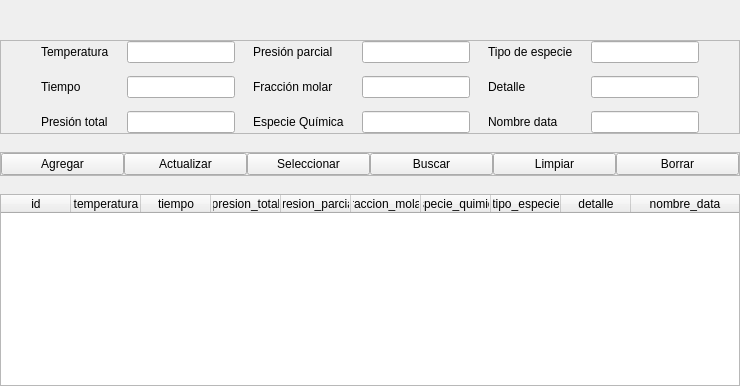
              <widget class="QWidget" name="ci_tab">
               <attribute name="title">
                <string>Condiciones Iniciales</string>
               </attribute>
               <layout class="QVBoxLayout" name="verticalLayout_23">
                <property name="spacing">
                 <number>0</number>
                </property>
                <property name="leftMargin">
                 <number>0</number>
                </property>
                <property name="topMargin">
                 <number>0</number>
                </property>
                <property name="rightMargin">
                 <number>0</number>
                </property>
                <property name="bottomMargin">
                 <number>0</number>
                </property>
                <item>
                 <layout class="QVBoxLayout" name="verticalLayout_9">
                  <property name="spacing">
                   <number>0</number>
                  </property>
                  <item>
                   <layout class="QVBoxLayout" name="verticalLayout_10">
                    <property name="spacing">
                     <number>0</number>
                    </property>
                    <item>
                     <spacer name="verticalSpacer_10">
                      <property name="orientation">
                       <enum>Qt::Vertical</enum>
                      </property>
                      <property name="sizeHint" stdset="0">
                       <size>
                        <width>20</width>
                        <height>40</height>
                       </size>
                      </property>
                     </spacer>
                    </item>
                    <item>
                     <widget class="QFrame" name="datos_frame_2">
                      <property name="frameShape">
                       <enum>QFrame::StyledPanel</enum>
                      </property>
                      <property name="frameShadow">
                       <enum>QFrame::Raised</enum>
                      </property>
                      <layout class="QHBoxLayout" name="horizontalLayout_17">
                       <property name="spacing">
                        <number>0</number>
                       </property>
                       <property name="leftMargin">
                        <number>0</number>
                       </property>
                       <property name="topMargin">
                        <number>0</number>
                       </property>
                       <property name="rightMargin">
                        <number>0</number>
                       </property>
                       <property name="bottomMargin">
                        <number>0</number>
                       </property>
                       <item>
                        <spacer name="horizontalSpacer_18">
                         <property name="orientation">
                          <enum>Qt::Horizontal</enum>
                         </property>
                         <property name="sizeHint" stdset="0">
                          <size>
                           <width>40</width>
                           <height>20</height>
                          </size>
                         </property>
                        </spacer>
                       </item>
                       <item>
                        <layout class="QHBoxLayout" name="horizontalLayout_18">
                         <property name="spacing">
                          <number>0</number>
                         </property>
                         <item>
                          <layout class="QVBoxLayout" name="verticalLayout_14">
                           <property name="spacing">
                            <number>0</number>
                           </property>
                           <item>
                            <layout class="QHBoxLayout" name="horizontalLayout_19">
                             <property name="spacing">
                              <number>0</number>
                             </property>
                             <item>
                              <widget class="QLabel" name="label_12">
                               <property name="text">
                                <string>Temperatura</string>
                               </property>
                              </widget>
                             </item>
                             <item>
                              <spacer name="horizontalSpacer_19">
                               <property name="orientation">
                                <enum>Qt::Horizontal</enum>
                               </property>
                               <property name="sizeHint" stdset="0">
                                <size>
                                 <width>18</width>
                                 <height>20</height>
                                </size>
                               </property>
                              </spacer>
                             </item>
                             <item>
                              <widget class="QLineEdit" name="temperatura_ci_edit"/>
                             </item>
                            </layout>
                           </item>
                           <item>
                            <spacer name="verticalSpacer_11">
                             <property name="orientation">
                              <enum>Qt::Vertical</enum>
                             </property>
                             <property name="sizeHint" stdset="0">
                              <size>
                               <width>20</width>
                               <height>13</height>
                              </size>
                             </property>
                            </spacer>
                           </item>
                           <item>
                            <layout class="QHBoxLayout" name="horizontalLayout_20">
                             <property name="spacing">
                              <number>0</number>
                             </property>
                             <item>
                              <widget class="QLabel" name="label_11">
                               <property name="text">
                                <string>Tiempo</string>
                               </property>
                              </widget>
                             </item>
                             <item>
                              <spacer name="horizontalSpacer_20">
                               <property name="orientation">
                                <enum>Qt::Horizontal</enum>
                               </property>
                               <property name="sizeHint" stdset="0">
                                <size>
                                 <width>18</width>
                                 <height>20</height>
                                </size>
                               </property>
                              </spacer>
                             </item>
                             <item>
                              <widget class="QLineEdit" name="tiempo_ci_edit"/>
                             </item>
                            </layout>
                           </item>
                           <item>
                            <spacer name="verticalSpacer_12">
                             <property name="orientation">
                              <enum>Qt::Vertical</enum>
                             </property>
                             <property name="sizeHint" stdset="0">
                              <size>
                               <width>20</width>
                               <height>13</height>
                              </size>
                             </property>
                            </spacer>
                           </item>
                           <item>
                            <layout class="QHBoxLayout" name="horizontalLayout_21">
                             <property name="spacing">
                              <number>0</number>
                             </property>
                             <item>
                              <widget class="QLabel" name="label_14">
                               <property name="text">
                                <string>Presión total</string>
                               </property>
                              </widget>
                             </item>
                             <item>
                              <spacer name="horizontalSpacer_30">
                               <property name="orientation">
                                <enum>Qt::Horizontal</enum>
                               </property>
                               <property name="sizeHint" stdset="0">
                                <size>
                                 <width>18</width>
                                 <height>20</height>
                                </size>
                               </property>
                              </spacer>
                             </item>
                             <item>
                              <widget class="QLineEdit" name="presion_total_ci_edit"/>
                             </item>
                            </layout>
                           </item>
                          </layout>
                         </item>
                         <item>
                          <spacer name="horizontalSpacer_31">
                           <property name="orientation">
                            <enum>Qt::Horizontal</enum>
                           </property>
                           <property name="sizeHint" stdset="0">
                            <size>
                             <width>18</width>
                             <height>20</height>
                            </size>
                           </property>
                          </spacer>
                         </item>
                         <item>
                          <layout class="QVBoxLayout" name="verticalLayout_15">
                           <property name="spacing">
                            <number>0</number>
                           </property>
                           <item>
                            <layout class="QHBoxLayout" name="horizontalLayout_30">
                             <property name="spacing">
                              <number>0</number>
                             </property>
                             <item>
                              <widget class="QLabel" name="label_15">
                               <property name="text">
                                <string>Presión parcial</string>
                               </property>
                              </widget>
                             </item>
                             <item>
                              <spacer name="horizontalSpacer_32">
                               <property name="orientation">
                                <enum>Qt::Horizontal</enum>
                               </property>
                               <property name="sizeHint" stdset="0">
                                <size>
                                 <width>18</width>
                                 <height>20</height>
                                </size>
                               </property>
                              </spacer>
                             </item>
                             <item>
                              <widget class="QLineEdit" name="presion_parcial_ci_edit"/>
                             </item>
                            </layout>
                           </item>
                           <item>
                            <spacer name="verticalSpacer_13">
                             <property name="orientation">
                              <enum>Qt::Vertical</enum>
                             </property>
                             <property name="sizeHint" stdset="0">
                              <size>
                               <width>20</width>
                               <height>13</height>
                              </size>
                             </property>
                            </spacer>
                           </item>
                           <item>
                            <layout class="QHBoxLayout" name="horizontalLayout_31">
                             <property name="spacing">
                              <number>0</number>
                             </property>
                             <item>
                              <widget class="QLabel" name="label_16">
                               <property name="text">
                                <string>Fracción molar</string>
                               </property>
                              </widget>
                             </item>
                             <item>
                              <spacer name="horizontalSpacer_33">
                               <property name="orientation">
                                <enum>Qt::Horizontal</enum>
                               </property>
                               <property name="sizeHint" stdset="0">
                                <size>
                                 <width>18</width>
                                 <height>20</height>
                                </size>
                               </property>
                              </spacer>
                             </item>
                             <item>
                              <widget class="QLineEdit" name="fraccion_molar_ci_edit"/>
                             </item>
                            </layout>
                           </item>
                           <item>
                            <spacer name="verticalSpacer_17">
                             <property name="orientation">
                              <enum>Qt::Vertical</enum>
                             </property>
                             <property name="sizeHint" stdset="0">
                              <size>
                               <width>20</width>
                               <height>13</height>
                              </size>
                             </property>
                            </spacer>
                           </item>
                           <item>
                            <layout class="QHBoxLayout" name="horizontalLayout_32">
                             <property name="spacing">
                              <number>0</number>
                             </property>
                             <item>
                              <widget class="QLabel" name="label_19">
                               <property name="text">
                                <string>Especie Química</string>
                               </property>
                              </widget>
                             </item>
                             <item>
                              <spacer name="horizontalSpacer_34">
                               <property name="orientation">
                                <enum>Qt::Horizontal</enum>
                               </property>
                               <property name="sizeHint" stdset="0">
                                <size>
                                 <width>18</width>
                                 <height>20</height>
                                </size>
                               </property>
                              </spacer>
                             </item>
                             <item>
                              <widget class="QLineEdit" name="especie_quimica_ci_edit"/>
                             </item>
                            </layout>
                           </item>
                          </layout>
                         </item>
                         <item>
                          <spacer name="horizontalSpacer_35">
                           <property name="orientation">
                            <enum>Qt::Horizontal</enum>
                           </property>
                           <property name="sizeHint" stdset="0">
                            <size>
                             <width>18</width>
                             <height>20</height>
                            </size>
                           </property>
                          </spacer>
                         </item>
                         <item>
                          <layout class="QVBoxLayout" name="verticalLayout_16">
                           <property name="spacing">
                            <number>0</number>
                           </property>
                           <item>
                            <layout class="QHBoxLayout" name="horizontalLayout_33">
                             <property name="spacing">
                              <number>0</number>
                             </property>
                             <item>
                              <widget class="QLabel" name="label_18">
                               <property name="text">
                                <string>Tipo de especie</string>
                               </property>
                              </widget>
                             </item>
                             <item>
                              <spacer name="horizontalSpacer_36">
                               <property name="orientation">
                                <enum>Qt::Horizontal</enum>
                               </property>
                               <property name="sizeHint" stdset="0">
                                <size>
                                 <width>18</width>
                                 <height>20</height>
                                </size>
                               </property>
                              </spacer>
                             </item>
                             <item>
                              <widget class="QLineEdit" name="tipo_especie_ci_edit"/>
                             </item>
                            </layout>
                           </item>
                           <item>
                            <spacer name="verticalSpacer_18">
                             <property name="orientation">
                              <enum>Qt::Vertical</enum>
                             </property>
                             <property name="sizeHint" stdset="0">
                              <size>
                               <width>20</width>
                               <height>13</height>
                              </size>
                             </property>
                            </spacer>
                           </item>
                           <item>
                            <layout class="QHBoxLayout" name="horizontalLayout_34">
                             <property name="spacing">
                              <number>0</number>
                             </property>
                             <item>
                              <widget class="QLabel" name="label_13">
                               <property name="text">
                                <string>Detalle</string>
                               </property>
                              </widget>
                             </item>
                             <item>
                              <spacer name="horizontalSpacer_37">
                               <property name="orientation">
                                <enum>Qt::Horizontal</enum>
                               </property>
                               <property name="sizeHint" stdset="0">
                                <size>
                                 <width>18</width>
                                 <height>20</height>
                                </size>
                               </property>
                              </spacer>
                             </item>
                             <item>
                              <widget class="QLineEdit" name="detalle_ci_edit"/>
                             </item>
                            </layout>
                           </item>
                           <item>
                            <spacer name="verticalSpacer_19">
                             <property name="orientation">
                              <enum>Qt::Vertical</enum>
                             </property>
                             <property name="sizeHint" stdset="0">
                              <size>
                               <width>20</width>
                               <height>13</height>
                              </size>
                             </property>
                            </spacer>
                           </item>
                           <item>
                            <layout class="QHBoxLayout" name="horizontalLayout_35">
                             <property name="spacing">
                              <number>0</number>
                             </property>
                             <item>
                              <widget class="QLabel" name="label_17">
                               <property name="text">
                                <string>Nombre data</string>
                               </property>
                              </widget>
                             </item>
                             <item>
                              <spacer name="horizontalSpacer_38">
                               <property name="orientation">
                                <enum>Qt::Horizontal</enum>
                               </property>
                               <property name="sizeHint" stdset="0">
                                <size>
                                 <width>18</width>
                                 <height>20</height>
                                </size>
                               </property>
                              </spacer>
                             </item>
                             <item>
                              <widget class="QLineEdit" name="nombre_data_ci_edit"/>
                             </item>
                            </layout>
                           </item>
                          </layout>
                         </item>
                        </layout>
                       </item>
                       <item>
                        <spacer name="horizontalSpacer_39">
                         <property name="orientation">
                          <enum>Qt::Horizontal</enum>
                         </property>
                         <property name="sizeHint" stdset="0">
                          <size>
                           <width>40</width>
                           <height>20</height>
                          </size>
                         </property>
                        </spacer>
                       </item>
                      </layout>
                     </widget>
                    </item>
                    <item>
                     <spacer name="verticalSpacer_20">
                      <property name="orientation">
                       <enum>Qt::Vertical</enum>
                      </property>
                      <property name="sizeHint" stdset="0">
                       <size>
                        <width>20</width>
                        <height>18</height>
                       </size>
                      </property>
                     </spacer>
                    </item>
                    <item>
                     <widget class="QFrame" name="funciones_frame_ci">
                      <property name="frameShape">
                       <enum>QFrame::StyledPanel</enum>
                      </property>
                      <property name="frameShadow">
                       <enum>QFrame::Raised</enum>
                      </property>
                      <layout class="QHBoxLayout" name="horizontalLayout_36">
                       <property name="spacing">
                        <number>0</number>
                       </property>
                       <property name="leftMargin">
                        <number>0</number>
                       </property>
                       <property name="topMargin">
                        <number>0</number>
                       </property>
                       <property name="rightMargin">
                        <number>0</number>
                       </property>
                       <property name="bottomMargin">
                        <number>0</number>
                       </property>
                       <item>
                        <widget class="QPushButton" name="agregar_ci_btn">
                         <property name="text">
                          <string>Agregar</string>
                         </property>
                        </widget>
                       </item>
                       <item>
                        <widget class="QPushButton" name="actualizar_ci_btn">
                         <property name="text">
                          <string>Actualizar</string>
                         </property>
                        </widget>
                       </item>
                       <item>
                        <widget class="QPushButton" name="seleccionar_ci_btn">
                         <property name="text">
                          <string>Seleccionar</string>
                         </property>
                        </widget>
                       </item>
                       <item>
                        <widget class="QPushButton" name="buscar_ci_btn">
                         <property name="text">
                          <string>Buscar</string>
                         </property>
                        </widget>
                       </item>
                       <item>
                        <widget class="QPushButton" name="limpiar_ci_btn">
                         <property name="text">
                          <string>Limpiar</string>
                         </property>
                        </widget>
                       </item>
                       <item>
                        <widget class="QPushButton" name="borrar_ci_btn">
                         <property name="text">
                          <string>Borrar</string>
                         </property>
                        </widget>
                       </item>
                      </layout>
                     </widget>
                    </item>
                    <item>
                     <spacer name="verticalSpacer_21">
                      <property name="orientation">
                       <enum>Qt::Vertical</enum>
                      </property>
                      <property name="sizeHint" stdset="0">
                       <size>
                        <width>20</width>
                        <height>18</height>
                       </size>
                      </property>
                     </spacer>
                    </item>
                   </layout>
                  </item>
                  <item>
                   <layout class="QVBoxLayout" name="verticalLayout_17">
                    <property name="spacing">
                     <number>0</number>
                    </property>
                    <item>
                     <widget class="QTableWidget" name="condiciones_iniciales_tabla">
                      <property name="focusPolicy">
                       <enum>Qt::NoFocus</enum>
                      </property>
                      <property name="showGrid">
                       <bool>false</bool>
                      </property>
                      <attribute name="horizontalHeaderMinimumSectionSize">
                       <number>50</number>
                      </attribute>
                      <attribute name="horizontalHeaderDefaultSectionSize">
                       <number>70</number>
                      </attribute>
                      <attribute name="horizontalHeaderStretchLastSection">
                       <bool>true</bool>
                      </attribute>
                      <attribute name="verticalHeaderVisible">
                       <bool>false</bool>
                      </attribute>
                      <column>
                       <property name="text">
                        <string>id</string>
                       </property>
                      </column>
                      <column>
                       <property name="text">
                        <string>temperatura</string>
                       </property>
                      </column>
                      <column>
                       <property name="text">
                        <string>tiempo</string>
                       </property>
                      </column>
                      <column>
                       <property name="text">
                        <string>presion_total</string>
                       </property>
                      </column>
                      <column>
                       <property name="text">
                        <string>presion_parcial</string>
                       </property>
                      </column>
                      <column>
                       <property name="text">
                        <string>fraccion_molar</string>
                       </property>
                      </column>
                      <column>
                       <property name="text">
                        <string>especie_quimica</string>
                       </property>
                      </column>
                      <column>
                       <property name="text">
                        <string>tipo_especie</string>
                       </property>
                      </column>
                      <column>
                       <property name="text">
                        <string>detalle</string>
                       </property>
                      </column>
                      <column>
                       <property name="text">
                        <string>nombre_data</string>
                       </property>
                      </column>
                     </widget>
                    </item>
                   </layout>
                  </item>
                 </layout>
                </item>
               </layout>
              </widget>
